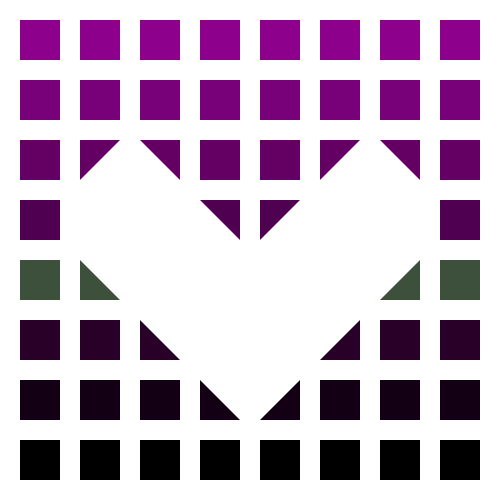
Frame 1 (no input)
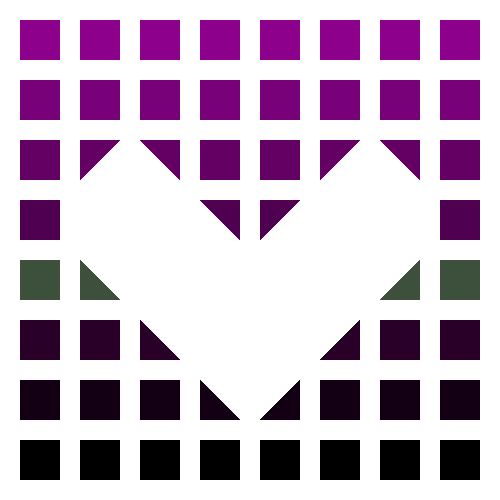
Frame 60 (the mouse pressed at the canvas centre just before this capture)
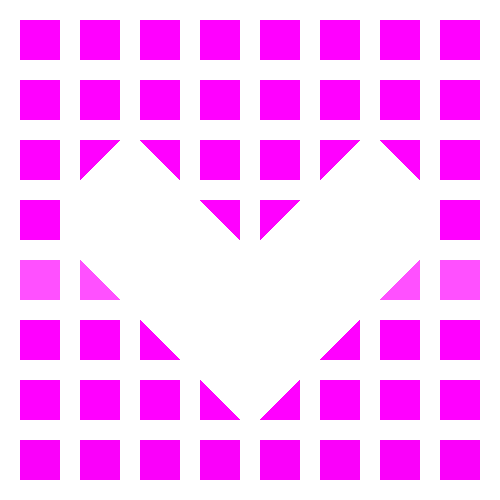
Frame 120 (the mouse held since frame 60 and released just before this capture)

The Processing sketch that drew these frames (run headless with seeded random() and noise(); from frame 60 on, the mouse is pressed at the canvas centre):

// Processing sketch: processing_4896
// ── processing_4896.pde

/*
Change of Heart
adalau85@gmail.com
October 3, 2009
*/

int value = 0;

void setup() {
  size(500,500);
  background(255);
  smooth();
};

//draw the squares and the heart
void draw() {

  noStroke();

  fill(mouseX,0,mouseY);
  rect(20,440,40,40);
  rect(80,440,40,40);
  rect(140,440,40,40);
  rect(200,440,40,40);
  rect(260,440,40,40);
  rect(320,440,40,40);
  rect(380,440,40,40);
  rect(440,440,40,40);

  fill(mouseX+20,0,mouseY+20);
  rect(20,380,40,40);
  rect(80,380,40,40);
  rect(140,380,40,40);
  triangle(200,380,200,420,240,420);
  triangle(300,380,300,420,260,420);
  rect(320,380,40,40);
  rect(380,380,40,40);
  rect(440,380,40,40);

  fill(mouseX+40,0,mouseY+40);
  rect(20,320,40,40);
  rect(80,320,40,40);
  triangle(140,320,140,360,180,360);
  triangle(360,320,360,360,320,360);
  rect(380,320,40,40);
  rect(440,320,40,40);

  fill(mouseX+60,80,mouseY+60);
  rect(20,260,40,40);
  triangle(80,260,80,300,120,300);
  triangle(420,260,420,300,380,300);
  rect(440,260,40,40);

  fill(mouseX+80,0,mouseY+80);
  rect(20,200,40,40);
  triangle(200,200,240,200,240,240);
  triangle(260,200,300,200,260,240);
  rect(440,200,40,40);

  fill(mouseX+100,0,mouseY+100);
  rect(20,140,40,40);
  triangle(80,140,120,140,80,180);
  triangle(140,140,180,140,180,180);
  rect(200,140,40,40);
  rect(260,140,40,40);
  triangle(320,140,360,140,320,180);
  triangle(380,140,420,140,420,180);
  rect(440,140,40,40);

  fill(mouseX+120,0,mouseY+120);
  rect(20,80,40,40);
  rect(80,80,40,40);
  rect(140,80,40,40);
  rect(200,80,40,40);
  rect(260,80,40,40);
  rect(320,80,40,40);
  rect(380,80,40,40);
  rect(440,80,40,40);

  fill(mouseX+140,0,mouseY+140);
  rect(20,20,40,40);
  rect(80,20,40,40);
  rect(140,20,40,40);
  rect(200,20,40,40);
  rect(260,20,40,40);
  rect(320,20,40,40);
  rect(380,20,40,40);
  rect(440,20,40,40);  
};

//when mouse is moving inside the window,
//the color is changed from value 0 to 255
void mouseMoved() {
  value+=5;
  if(value>255) {
    value=0;
  };
};
